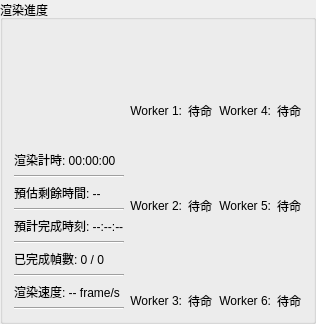
         <widget class="QGroupBox" name="groupBox_workers">
          <property name="title">
           <string>渲染進度</string>
          </property>
          <layout class="QGridLayout" name="gridLayout_5">
           <item row="0" column="0">
            <layout class="QVBoxLayout" name="verticalLayout_16">
             <item>
              <widget class="PyCircularProgress" name="progressBar_main" native="true">
               <property name="minimumSize">
                <size>
                 <width>110</width>
                 <height>110</height>
                </size>
               </property>
               <property name="value" stdset="0">
                <number>0</number>
               </property>
              </widget>
             </item>
             <item>
              <layout class="QVBoxLayout" name="verticalLayout_9">
               <item>
                <layout class="QVBoxLayout" name="verticalLayout_3">
                 <item>
                  <widget class="QLabel" name="label_eta_elapsed">
                   <property name="text">
                    <string>渲染計時: 00:00:00</string>
                   </property>
                  </widget>
                 </item>
                 <item>
                  <widget class="Line" name="line_6">
                   <property name="orientation">
                    <enum>Qt::Orientation::Horizontal</enum>
                   </property>
                  </widget>
                 </item>
                </layout>
               </item>
               <item>
                <layout class="QVBoxLayout" name="verticalLayout_5">
                 <item>
                  <widget class="QLabel" name="label_eta_time">
                   <property name="text">
                    <string>預估剩餘時間: --</string>
                   </property>
                  </widget>
                 </item>
                 <item>
                  <widget class="Line" name="line_7">
                   <property name="orientation">
                    <enum>Qt::Orientation::Horizontal</enum>
                   </property>
                  </widget>
                 </item>
                </layout>
               </item>
               <item>
                <layout class="QVBoxLayout" name="verticalLayout_6">
                 <item>
                  <widget class="QLabel" name="label_eta_clock">
                   <property name="text">
                    <string>預計完成時刻: --:--:--</string>
                   </property>
                  </widget>
                 </item>
                 <item>
                  <widget class="Line" name="line_8">
                   <property name="orientation">
                    <enum>Qt::Orientation::Horizontal</enum>
                   </property>
                  </widget>
                 </item>
                </layout>
               </item>
               <item>
                <layout class="QVBoxLayout" name="verticalLayout_7">
                 <item>
                  <widget class="QLabel" name="label_eta_frames">
                   <property name="text">
                    <string>已完成幀數: 0 / 0</string>
                   </property>
                  </widget>
                 </item>
                 <item>
                  <widget class="Line" name="line_9">
                   <property name="orientation">
                    <enum>Qt::Orientation::Horizontal</enum>
                   </property>
                  </widget>
                 </item>
                </layout>
               </item>
               <item>
                <layout class="QVBoxLayout" name="verticalLayout_8">
                 <item>
                  <widget class="QLabel" name="label_eta_speed">
                   <property name="text">
                    <string>渲染速度: -- frame/s</string>
                   </property>
                  </widget>
                 </item>
                 <item>
                  <widget class="Line" name="line_10">
                   <property name="orientation">
                    <enum>Qt::Orientation::Horizontal</enum>
                   </property>
                  </widget>
                 </item>
                </layout>
               </item>
              </layout>
             </item>
            </layout>
           </item>
           <item row="0" column="1">
            <layout class="QGridLayout" name="gridLayout_4">
             <item row="0" column="0">
              <layout class="QVBoxLayout" name="verticalLayout_10">
               <item>
                <widget class="PyCircularProgress" name="progressBar_worker_1" native="true">
                 <property name="minimumSize">
                  <size>
                   <width>65</width>
                   <height>65</height>
                  </size>
                 </property>
                 <property name="value" stdset="0">
                  <number>0</number>
                 </property>
                </widget>
               </item>
               <item>
                <layout class="QHBoxLayout" name="horizontalLayout_worker_1">
                 <item>
                  <widget class="QLabel" name="lbl_worker_1">
                   <property name="text">
                    <string>Worker 1:</string>
                   </property>
                   <property name="alignment">
                    <set>Qt::AlignmentFlag::AlignRight|Qt::AlignmentFlag::AlignTrailing|Qt::AlignmentFlag::AlignVCenter</set>
                   </property>
                  </widget>
                 </item>
                 <item>
                  <widget class="QLabel" name="lbl_worker_status_1">
                   <property name="text">
                    <string>待命</string>
                   </property>
                  </widget>
                 </item>
                </layout>
               </item>
              </layout>
             </item>
             <item row="0" column="1">
              <layout class="QVBoxLayout" name="verticalLayout_13">
               <item>
                <widget class="PyCircularProgress" name="progressBar_worker_4" native="true">
                 <property name="minimumSize">
                  <size>
                   <width>65</width>
                   <height>65</height>
                  </size>
                 </property>
                 <property name="value" stdset="0">
                  <number>0</number>
                 </property>
                </widget>
               </item>
               <item>
                <layout class="QHBoxLayout" name="horizontalLayout_worker_4">
                 <item>
                  <widget class="QLabel" name="lbl_worker_4">
                   <property name="text">
                    <string>Worker 4:</string>
                   </property>
                   <property name="alignment">
                    <set>Qt::AlignmentFlag::AlignRight|Qt::AlignmentFlag::AlignTrailing|Qt::AlignmentFlag::AlignVCenter</set>
                   </property>
                  </widget>
                 </item>
                 <item>
                  <widget class="QLabel" name="lbl_worker_status_4">
                   <property name="text">
                    <string>待命</string>
                   </property>
                  </widget>
                 </item>
                </layout>
               </item>
              </layout>
             </item>
             <item row="1" column="0">
              <layout class="QVBoxLayout" name="verticalLayout_11">
               <item>
                <widget class="PyCircularProgress" name="progressBar_worker_2" native="true">
                 <property name="minimumSize">
                  <size>
                   <width>65</width>
                   <height>65</height>
                  </size>
                 </property>
                 <property name="value" stdset="0">
                  <number>0</number>
                 </property>
                </widget>
               </item>
               <item>
                <layout class="QHBoxLayout" name="horizontalLayout_worker_2">
                 <item>
                  <widget class="QLabel" name="lbl_worker_2">
                   <property name="text">
                    <string>Worker 2:</string>
                   </property>
                   <property name="alignment">
                    <set>Qt::AlignmentFlag::AlignRight|Qt::AlignmentFlag::AlignTrailing|Qt::AlignmentFlag::AlignVCenter</set>
                   </property>
                  </widget>
                 </item>
                 <item>
                  <widget class="QLabel" name="lbl_worker_status_2">
                   <property name="text">
                    <string>待命</string>
                   </property>
                  </widget>
                 </item>
                </layout>
               </item>
              </layout>
             </item>
             <item row="1" column="1">
              <layout class="QVBoxLayout" name="verticalLayout_14">
               <item>
                <widget class="PyCircularProgress" name="progressBar_worker_5" native="true">
                 <property name="minimumSize">
                  <size>
                   <width>65</width>
                   <height>65</height>
                  </size>
                 </property>
                 <property name="value" stdset="0">
                  <number>0</number>
                 </property>
                </widget>
               </item>
               <item>
                <layout class="QHBoxLayout" name="horizontalLayout_worker_5">
                 <item>
                  <widget class="QLabel" name="lbl_worker_5">
                   <property name="text">
                    <string>Worker 5:</string>
                   </property>
                   <property name="alignment">
                    <set>Qt::AlignmentFlag::AlignRight|Qt::AlignmentFlag::AlignTrailing|Qt::AlignmentFlag::AlignVCenter</set>
                   </property>
                  </widget>
                 </item>
                 <item>
                  <widget class="QLabel" name="lbl_worker_status_5">
                   <property name="text">
                    <string>待命</string>
                   </property>
                  </widget>
                 </item>
                </layout>
               </item>
              </layout>
             </item>
             <item row="2" column="0">
              <layout class="QVBoxLayout" name="verticalLayout_12">
               <item>
                <widget class="PyCircularProgress" name="progressBar_worker_3" native="true">
                 <property name="minimumSize">
                  <size>
                   <width>65</width>
                   <height>65</height>
                  </size>
                 </property>
                 <property name="value" stdset="0">
                  <number>0</number>
                 </property>
                </widget>
               </item>
               <item>
                <layout class="QHBoxLayout" name="horizontalLayout_worker_3">
                 <item>
                  <widget class="QLabel" name="lbl_worker_3">
                   <property name="text">
                    <string>Worker 3:</string>
                   </property>
                   <property name="alignment">
                    <set>Qt::AlignmentFlag::AlignRight|Qt::AlignmentFlag::AlignTrailing|Qt::AlignmentFlag::AlignVCenter</set>
                   </property>
                  </widget>
                 </item>
                 <item>
                  <widget class="QLabel" name="lbl_worker_status_3">
                   <property name="text">
                    <string>待命</string>
                   </property>
                  </widget>
                 </item>
                </layout>
               </item>
              </layout>
             </item>
             <item row="2" column="1">
              <layout class="QVBoxLayout" name="verticalLayout_15">
               <item>
                <widget class="PyCircularProgress" name="progressBar_worker_6" native="true">
                 <property name="minimumSize">
                  <size>
                   <width>65</width>
                   <height>65</height>
                  </size>
                 </property>
                 <property name="value" stdset="0">
                  <number>0</number>
                 </property>
                </widget>
               </item>
               <item>
                <layout class="QHBoxLayout" name="horizontalLayout_worker_6">
                 <item>
                  <widget class="QLabel" name="lbl_worker_6">
                   <property name="text">
                    <string>Worker 6:</string>
                   </property>
                   <property name="alignment">
                    <set>Qt::AlignmentFlag::AlignRight|Qt::AlignmentFlag::AlignTrailing|Qt::AlignmentFlag::AlignVCenter</set>
                   </property>
                  </widget>
                 </item>
                 <item>
                  <widget class="QLabel" name="lbl_worker_status_6">
                   <property name="text">
                    <string>待命</string>
                   </property>
                  </widget>
                 </item>
                </layout>
               </item>
              </layout>
             </item>
            </layout>
           </item>
          </layout>
         </widget>
